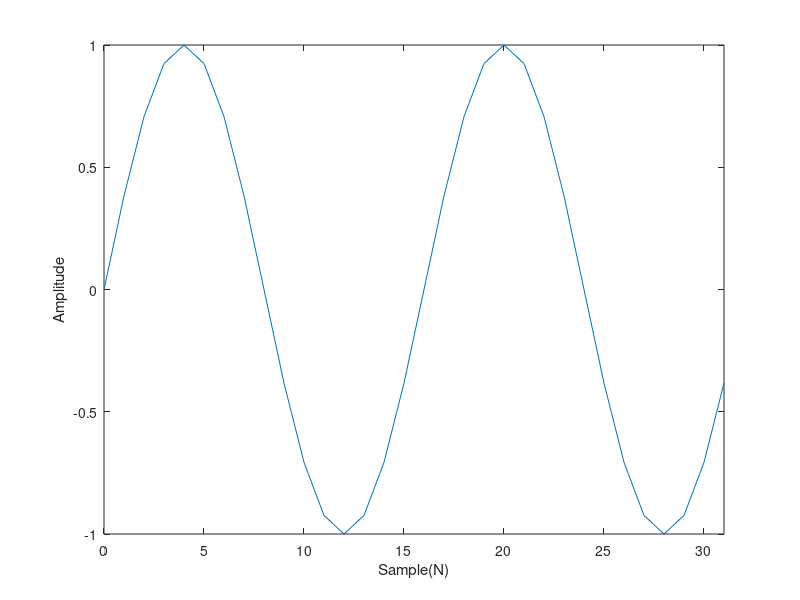

The MATLAB source for this figure:
f = 128;  
fs = 2048;
N = 32;
dt = 1/fs;
T = (0 : N-1) * dt;

x = sin(2 * pi *f * T);

stem(0 : N-1, x);
plot(0:N-1,x)

axis tight;
xlabel('Sample(N)')
ylabel('Amplitude')